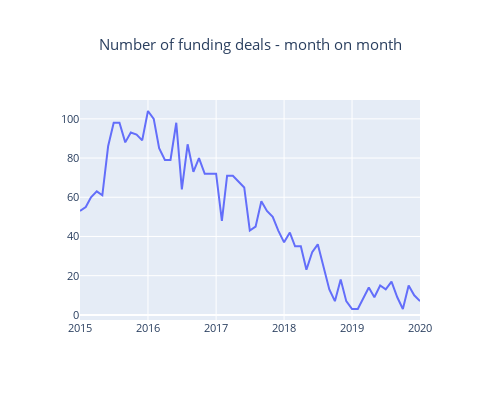

The notebook cell saved with this chart:
### Markdown cell above
* Years 2015 & 2016 has got more number of fundings compared to the recent years

* We can see a clear decling trend in the number of funding deals from 2016. Not sure of the exact reason. One thing could be that not all the funding deals are captured in the recent days.

### Code cell
# getting the number of fundings based on yearmonth
cnt_srs = newdf["yearmonth"].value_counts().sort_index()
trace = go.Scatter(
    x=cnt_srs.index.astype(str),
    y=cnt_srs.values)
# setting up the layout
layout = go.Layout(
    title=go.layout.Title(
        text="Number of funding deals - month on month",
        x=0.5
    ),
    font=dict(size=11),
    width=500,
    height=400,
)
data = [trace]
fig = go.Figure(data=data, layout=layout)
py.iplot(fig, filename="funding")

### Figure 1 — Plotly figure (JSON) as saved in the notebook; plotly's stock layout.template omitted (floating-point values rounded to 4 significant figures)
{"data": [{"type": "scatter", "x": ["2015-01-01", "2015-02-01", "2015-03-01", "2015-04-01", "2015-05-01", "2015-06-01", "2015-07-01", "2015-08-01", "2015-09-01", "2015-10-01", "2015-11-01", "2015-12-01", "2016-01-01", "2016-02-01", "2016-03-01", "2016-04-01", "2016-05-01", "2016-06-01", "2016-07-01", "2016-08-01", "2016-09-01", "2016-10-01", "2016-11-01", "2016-12-01", "2017-01-01", "2017-02-01", "2017-03-01", "2017-04-01", "2017-05-01", "2017-06-01", "2017-07-01", "2017-08-01", "2017-09-01", "2017-10-01", "2017-11-01", "2017-12-01", "2018-01-01", "2018-02-01", "2018-03-01", "2018-04-01", "2018-05-01", "2018-06-01", "2018-07-01", "2018-08-01", "2018-09-01", "2018-10-01", "2018-11-01", "2018-12-01", "2019-01-01", "2019-02-01", "2019-04-01", "2019-05-01", "2019-06-01", "2019-07-01", "2019-08-01", "2019-09-01", "2019-10-01", "2019-11-01", "2019-12-01", "2020-01-01"], "y": [53, 55, 60, 63, 61, 86, 98, 98, 88, 93, 92, 89, 104, 100, 85, 79, 79, 98, 64, 87, 73, 80, 72, 72, 72, 48, 71, 71, 68, 65, 43, 45, 58, 53, 50, 43, 37, 42, 35, 35, 23, 32, 36, 25, 13, 7, 18, 7, 3, 3, 14, 9, 15, 13, 17, 9, 3, 15, 10, 7]}], "layout": {"font": {"size": 11}, "height": 400, "title": {"text": "Number of funding deals - month on month", "x": 0.5}, "width": 500}}
